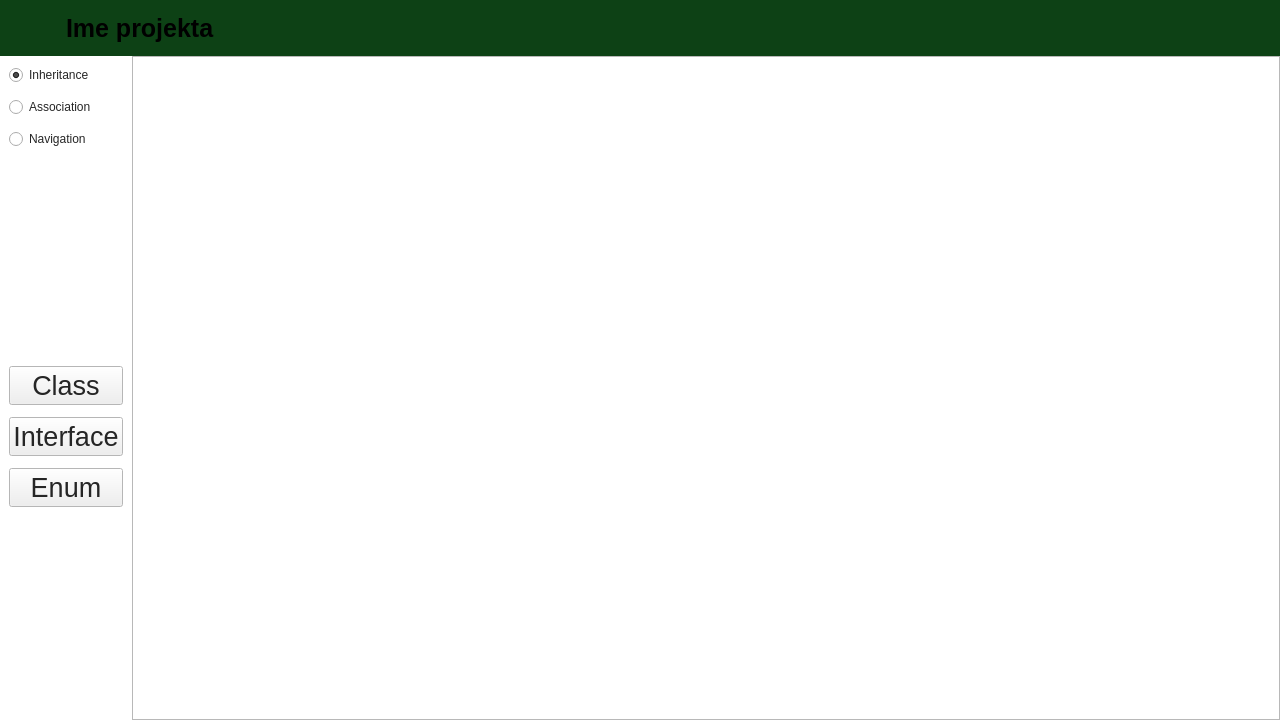
<?xml version="1.0" encoding="UTF-8"?>
<ui version="4.0">
 <class>Board</class>
 <widget class="QWidget" name="Board">
  <property name="geometry">
   <rect>
    <x>0</x>
    <y>0</y>
    <width>1280</width>
    <height>720</height>
   </rect>
  </property>
  <property name="sizePolicy">
   <sizepolicy hsizetype="Preferred" vsizetype="Preferred">
    <horstretch>0</horstretch>
    <verstretch>0</verstretch>
   </sizepolicy>
  </property>
  <property name="palette">
   <palette>
    <active>
     <colorrole role="ButtonText">
      <brush brushstyle="SolidPattern">
       <color alpha="216">
        <red>0</red>
        <green>0</green>
        <blue>0</blue>
       </color>
      </brush>
     </colorrole>
    </active>
    <inactive>
     <colorrole role="ButtonText">
      <brush brushstyle="SolidPattern">
       <color alpha="216">
        <red>0</red>
        <green>0</green>
        <blue>0</blue>
       </color>
      </brush>
     </colorrole>
    </inactive>
    <disabled/>
   </palette>
  </property>
  <property name="windowTitle">
   <string>MainWindow</string>
  </property>
  <layout class="QVBoxLayout" name="verticalLayout">
   <property name="spacing">
    <number>0</number>
   </property>
   <property name="leftMargin">
    <number>0</number>
   </property>
   <property name="topMargin">
    <number>0</number>
   </property>
   <property name="rightMargin">
    <number>0</number>
   </property>
   <property name="bottomMargin">
    <number>0</number>
   </property>
   <item>
    <widget class="QWidget" name="top_bar" native="true">
     <property name="sizePolicy">
      <sizepolicy hsizetype="Preferred" vsizetype="Expanding">
       <horstretch>0</horstretch>
       <verstretch>0</verstretch>
      </sizepolicy>
     </property>
     <property name="minimumSize">
      <size>
       <width>0</width>
       <height>0</height>
      </size>
     </property>
     <property name="maximumSize">
      <size>
       <width>16777215</width>
       <height>56</height>
      </size>
     </property>
     <property name="palette">
      <palette>
       <active>
        <colorrole role="Window">
         <brush brushstyle="SolidPattern">
          <color alpha="255">
           <red>13</red>
           <green>65</green>
           <blue>21</blue>
          </color>
         </brush>
        </colorrole>
       </active>
       <inactive>
        <colorrole role="Window">
         <brush brushstyle="SolidPattern">
          <color alpha="255">
           <red>13</red>
           <green>65</green>
           <blue>21</blue>
          </color>
         </brush>
        </colorrole>
       </inactive>
       <disabled>
        <colorrole role="Base">
         <brush brushstyle="SolidPattern">
          <color alpha="255">
           <red>13</red>
           <green>65</green>
           <blue>21</blue>
          </color>
         </brush>
        </colorrole>
        <colorrole role="Window">
         <brush brushstyle="SolidPattern">
          <color alpha="255">
           <red>13</red>
           <green>65</green>
           <blue>21</blue>
          </color>
         </brush>
        </colorrole>
       </disabled>
      </palette>
     </property>
     <property name="autoFillBackground">
      <bool>true</bool>
     </property>
     <layout class="QHBoxLayout" name="horizontalLayout">
      <property name="spacing">
       <number>6</number>
      </property>
      <property name="leftMargin">
       <number>12</number>
      </property>
      <property name="topMargin">
       <number>0</number>
      </property>
      <property name="rightMargin">
       <number>12</number>
      </property>
      <property name="bottomMargin">
       <number>0</number>
      </property>
      <item>
       <widget class="QPushButton" name="back">
        <property name="sizePolicy">
         <sizepolicy hsizetype="Maximum" vsizetype="Maximum">
          <horstretch>0</horstretch>
          <verstretch>0</verstretch>
         </sizepolicy>
        </property>
        <property name="maximumSize">
         <size>
          <width>48</width>
          <height>48</height>
         </size>
        </property>
        <property name="text">
         <string/>
        </property>
        <property name="icon">
         <iconset theme="QIcon::ThemeIcon::GoPrevious"/>
        </property>
        <property name="iconSize">
         <size>
          <width>16</width>
          <height>16</height>
         </size>
        </property>
        <property name="flat">
         <bool>true</bool>
        </property>
       </widget>
      </item>
      <item>
       <widget class="QLabel" name="title">
        <property name="font">
         <font>
          <pointsize>19</pointsize>
          <bold>true</bold>
         </font>
        </property>
        <property name="text">
         <string>Ime projekta</string>
        </property>
       </widget>
      </item>
     </layout>
    </widget>
   </item>
   <item>
    <layout class="QHBoxLayout" name="screen_content">
     <property name="spacing">
      <number>0</number>
     </property>
     <item>
      <widget class="QWidget" name="side_menu" native="true">
       <property name="sizePolicy">
        <sizepolicy hsizetype="Fixed" vsizetype="Preferred">
         <horstretch>0</horstretch>
         <verstretch>0</verstretch>
        </sizepolicy>
       </property>
       <property name="palette">
        <palette>
         <active>
          <colorrole role="WindowText">
           <brush brushstyle="SolidPattern">
            <color alpha="217">
             <red>0</red>
             <green>0</green>
             <blue>0</blue>
            </color>
           </brush>
          </colorrole>
          <colorrole role="Text">
           <brush brushstyle="SolidPattern">
            <color alpha="217">
             <red>0</red>
             <green>0</green>
             <blue>0</blue>
            </color>
           </brush>
          </colorrole>
          <colorrole role="Window">
           <brush brushstyle="SolidPattern">
            <color alpha="255">
             <red>255</red>
             <green>255</green>
             <blue>255</blue>
            </color>
           </brush>
          </colorrole>
         </active>
         <inactive>
          <colorrole role="WindowText">
           <brush brushstyle="SolidPattern">
            <color alpha="217">
             <red>0</red>
             <green>0</green>
             <blue>0</blue>
            </color>
           </brush>
          </colorrole>
          <colorrole role="Text">
           <brush brushstyle="SolidPattern">
            <color alpha="217">
             <red>0</red>
             <green>0</green>
             <blue>0</blue>
            </color>
           </brush>
          </colorrole>
          <colorrole role="Window">
           <brush brushstyle="SolidPattern">
            <color alpha="255">
             <red>255</red>
             <green>255</green>
             <blue>255</blue>
            </color>
           </brush>
          </colorrole>
         </inactive>
         <disabled>
          <colorrole role="Base">
           <brush brushstyle="SolidPattern">
            <color alpha="255">
             <red>255</red>
             <green>255</green>
             <blue>255</blue>
            </color>
           </brush>
          </colorrole>
          <colorrole role="Window">
           <brush brushstyle="SolidPattern">
            <color alpha="255">
             <red>255</red>
             <green>255</green>
             <blue>255</blue>
            </color>
           </brush>
          </colorrole>
         </disabled>
        </palette>
       </property>
       <property name="autoFillBackground">
        <bool>true</bool>
       </property>
       <layout class="QVBoxLayout" name="verticalLayout_5">
        <property name="spacing">
         <number>12</number>
        </property>
        <item>
         <widget class="QRadioButton" name="radioButton_1">
          <property name="enabled">
           <bool>true</bool>
          </property>
          <property name="text">
           <string>Inheritance</string>
          </property>
          <property name="checked">
           <bool>true</bool>
          </property>
         </widget>
        </item>
        <item>
         <widget class="QRadioButton" name="radioButton_2">
          <property name="text">
           <string>Association</string>
          </property>
         </widget>
        </item>
        <item>
         <widget class="QRadioButton" name="radioButton_3">
          <property name="text">
           <string>Navigation</string>
          </property>
         </widget>
        </item>
        <item>
         <spacer name="top_spacer">
          <property name="orientation">
           <enum>Qt::Orientation::Vertical</enum>
          </property>
          <property name="sizeHint" stdset="0">
           <size>
            <width>20</width>
            <height>40</height>
           </size>
          </property>
         </spacer>
        </item>
        <item>
         <widget class="QPushButton" name="add_class">
          <property name="font">
           <font>
            <pointsize>20</pointsize>
           </font>
          </property>
          <property name="text">
           <string>Class</string>
          </property>
         </widget>
        </item>
        <item>
         <widget class="QPushButton" name="add_interface">
          <property name="font">
           <font>
            <pointsize>20</pointsize>
           </font>
          </property>
          <property name="text">
           <string>Interface</string>
          </property>
         </widget>
        </item>
        <item>
         <widget class="QPushButton" name="add_enum">
          <property name="font">
           <font>
            <pointsize>20</pointsize>
           </font>
          </property>
          <property name="text">
           <string>Enum</string>
          </property>
         </widget>
        </item>
        <item>
         <spacer name="bottom_spacer">
          <property name="orientation">
           <enum>Qt::Orientation::Vertical</enum>
          </property>
          <property name="sizeHint" stdset="0">
           <size>
            <width>20</width>
            <height>40</height>
           </size>
          </property>
         </spacer>
        </item>
       </layout>
      </widget>
     </item>
     <item>
      <widget class="QGraphicsView" name="board"/>
     </item>
    </layout>
   </item>
  </layout>
 </widget>
 <resources/>
 <connections/>
</ui>
